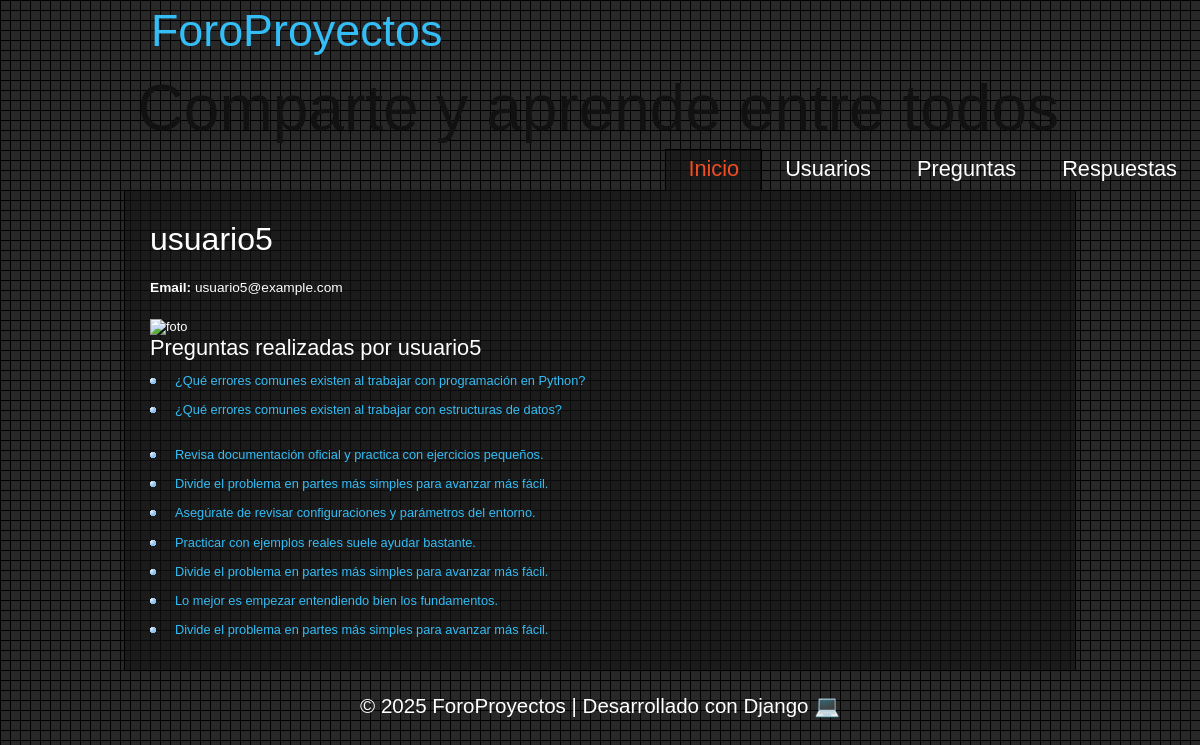
/ForoProyectos/usuario/5, run on the app's committed database.
### ForoProyectos/models.py (models this page shows, shortened)
class Usuario(models.Model):
    username = models.CharField(max_length=150)
    email = models.EmailField(unique=True)
    contraseña = models.CharField(max_length=128)
    foto = models.URLField(blank=True, null=True)
    class Meta:
        verbose_name = "Usuario"
        verbose_name_plural = "Usuarios"

class Pregunta(models.Model):
    titulo = models.CharField(max_length=200)
    contenido = models.TextField(max_length=2000)
    autor = models.ForeignKey(Usuario, on_delete=models.CASCADE, related_name="preguntas")
    foto = models.URLField(blank=True, null=True)
    class Meta:
        verbose_name = "Pregunta"
        verbose_name_plural = "Preguntas"

class Respuesta(models.Model):
    contenido = models.TextField(max_length=2000)
    autor = models.ForeignKey(Usuario, on_delete=models.CASCADE, related_name="respuestas_autor")
    pregunta = models.ForeignKey(Pregunta, on_delete=models.CASCADE, related_name="respuestas")
    foto = models.URLField(blank=True, null=True)
    fecha_publicacion = models.DateTimeField(auto_now_add=True)
    class Meta:
        verbose_name = "Respuesta"
        verbose_name_plural = "Respuestas"

### ForoProyectos/views.py (the view)
# urls.py: path('usuario/<int:pk>', views.UsuarioDetailView.as_view(), name='detalle_usuario'),
class UsuarioDetailView(DetailView):
    model = Usuario
    template_name = "usuario/detalle_usuario.html"
    context_object_name = "usuario"

### ForoProyectos/templates/usuario/detalle_usuario.html (shortened to what this page needs)
{% extends 'base.html' %}
{% load static %}
{% block contenido %}
    <h1>{{ usuario.username }}</h1>
    <p><strong>Email:</strong> {{ usuario.email }}</p>
    <img src="{{ usuario.foto}}" alt="foto" width="500px">
    <h2>Preguntas realizadas por {{ usuario.username }}</h2>
    <ul>
        {% for pregunta in usuario.preguntas.all %}
        <li>
            <a href="{% url 'detalle_preguntas' pregunta.id %}">{{ pregunta.titulo }}</a>
        </li>
        {% empty %}
        <li>Este usuario no ha hecho ninguna pregunta.</li>
        {% endfor %}
    </ul>
    <ul>
        {% for respuesta in usuario.respuestas_autor.all %}
        <li>
            <a href="{% url 'detalle_respuestas' respuesta.id %}">{{ respuesta.contenido }}</a>
        </li>
        {% empty %}
        <li>Este usuario no ha hecho ninguna respuesta.</li>
        {% endfor %}
    </ul>
{% endblock %}

### ForoProyectos/static/style/style.css (style rules this page uses)
html { height: 100%; }
* { margin: 0; padding: 0; }
body { font: normal .80em 'trebuchet ms', arial, sans-serif; background: #F7F7F7 url(pattern.png) fixed; color: #fff; }
p { padding: 0 0 20px 0; line-height: 1.5em; font-size: 107%; }
img { border: 0; }
h1, h2, h3, h4, h5, h6 { font: normal 250% 'Yanone Kaffeesatz', arial, sans-serif; color: #FFF; margin: 0 0 15px 0; padding: 5px 0 5px 0; }
h2 { font: normal 170% 'Yanone Kaffeesatz', arial, sans-serif; color: #FFF; margin: 0; padding: 0 0 8px 0; }
a, a:hover { outline: none; text-decoration: none; color: #35BDF5; }
ul { margin: 2px 0 22px 17px; }
ul li { list-style-type: circle; margin: 0 0 0 0; padding: 0 0 4px 5px; }
#content ul { margin: 2px 0 22px 0px; }
#content ul li { list-style-type: none; background: url(bullet.png) no-repeat; margin: 0 0 6px 0; padding: 0 0 4px 25px; line-height: 1.5em; }

### data on the page
Usuario: username "usuario5", email "usuario5@example.com"
Pregunta: titulo "¿Qué errores comunes existen al trabajar con programación en Python?"
Pregunta: titulo "¿Qué errores comunes existen al trabajar con estructuras de datos?"
Respuesta: contenido "Revisa documentación oficial y practica con ejercicios pequeños."
Respuesta: contenido "Divide el problema en partes más simples para avanzar más fácil."
Respuesta: contenido "Asegúrate de revisar configuraciones y parámetros del entorno."
Respuesta: contenido "Practicar con ejemplos reales suele ayudar bastante."
Respuesta: contenido "Divide el problema en partes más simples para avanzar más fácil."
Respuesta: contenido "Lo mejor es empezar entendiendo bien los fundamentos."
Respuesta: contenido "Divide el problema en partes más simples para avanzar más fácil."
